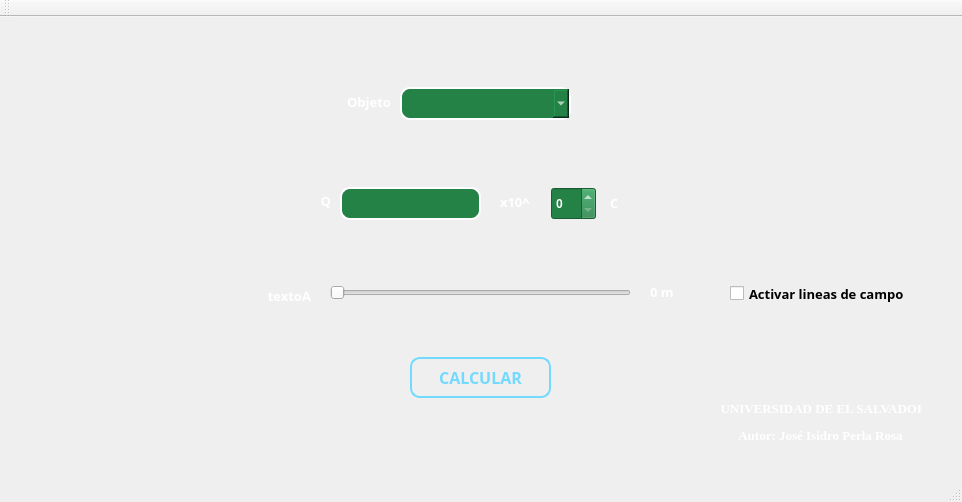
<?xml version="1.0" encoding="UTF-8"?>
<ui version="4.0">
 <class>MainWindow</class>
 <widget class="QMainWindow" name="MainWindow">
  <property name="geometry">
   <rect>
    <x>0</x>
    <y>0</y>
    <width>962</width>
    <height>502</height>
   </rect>
  </property>
  <property name="minimumSize">
   <size>
    <width>962</width>
    <height>502</height>
   </size>
  </property>
  <property name="maximumSize">
   <size>
    <width>962</width>
    <height>502</height>
   </size>
  </property>
  <property name="windowTitle">
   <string>SIMULACIÓN CAMPOS ELÉCTRICOS</string>
  </property>
  <widget class="QWidget" name="centralWidget">
   <widget class="QLabel" name="label_dato">
    <property name="geometry">
     <rect>
      <x>300</x>
      <y>174</y>
      <width>31</width>
      <height>21</height>
     </rect>
    </property>
    <property name="font">
     <font>
      <family>Segoe Script</family>
      <pointsize>10</pointsize>
      <weight>75</weight>
      <bold>true</bold>
     </font>
    </property>
    <property name="styleSheet">
     <string notr="true">color: rgb(255, 255, 255);
font-weight: bold;</string>
    </property>
    <property name="text">
     <string>&lt;html&gt;&lt;head/&gt;&lt;body&gt;&lt;p align=&quot;right&quot;&gt;&lt;span style=&quot; font-weight:600; color:#ffffff;&quot;&gt;Q&lt;/span&gt;&lt;/p&gt;&lt;/body&gt;&lt;/html&gt;</string>
    </property>
   </widget>
   <widget class="QSpinBox" name="sB_valor">
    <property name="geometry">
     <rect>
      <x>551</x>
      <y>170</y>
      <width>45</width>
      <height>33</height>
     </rect>
    </property>
    <property name="toolTip">
     <string/>
    </property>
    <property name="styleSheet">
     <string notr="true">background-color: rgb(36, 130, 71);
color: rgb(255, 255, 255);
border-color: rgb(255, 255, 255);
font-weight: bold;</string>
    </property>
    <property name="readOnly">
     <bool>false</bool>
    </property>
   </widget>
   <widget class="QSlider" name="sliderRadio">
    <property name="geometry">
     <rect>
      <x>330</x>
      <y>266</y>
      <width>301</width>
      <height>20</height>
     </rect>
    </property>
    <property name="toolTip">
     <string>Seleccionar tamaño del radio</string>
    </property>
    <property name="orientation">
     <enum>Qt::Horizontal</enum>
    </property>
   </widget>
   <widget class="QLabel" name="lb_valorRadio">
    <property name="geometry">
     <rect>
      <x>650</x>
      <y>265</y>
      <width>41</width>
      <height>21</height>
     </rect>
    </property>
    <property name="font">
     <font>
      <family>Segoe Script</family>
      <pointsize>10</pointsize>
      <weight>75</weight>
      <bold>true</bold>
     </font>
    </property>
    <property name="styleSheet">
     <string notr="true">color: rgb(255, 255, 255);
font-weight: bold;</string>
    </property>
    <property name="text">
     <string>&lt;html&gt;&lt;head/&gt;&lt;body&gt;&lt;p&gt;&lt;span style=&quot; font-weight:600; color:#ffffff;&quot;&gt;0 m&lt;/span&gt;&lt;/p&gt;&lt;/body&gt;&lt;/html&gt;</string>
    </property>
   </widget>
   <widget class="QLabel" name="label_4">
    <property name="geometry">
     <rect>
      <x>340</x>
      <y>70</y>
      <width>51</width>
      <height>31</height>
     </rect>
    </property>
    <property name="font">
     <font>
      <family>Segoe Script</family>
      <pointsize>10</pointsize>
     </font>
    </property>
    <property name="text">
     <string>&lt;html&gt;&lt;head/&gt;&lt;body&gt;&lt;p align=&quot;right&quot;&gt;&lt;span style=&quot; font-weight:600; color:#ffffff;&quot;&gt;Objeto&lt;/span&gt;&lt;/p&gt;&lt;/body&gt;&lt;/html&gt;</string>
    </property>
   </widget>
   <widget class="QLabel" name="label_unidadesDato">
    <property name="geometry">
     <rect>
      <x>610</x>
      <y>176</y>
      <width>41</width>
      <height>20</height>
     </rect>
    </property>
    <property name="font">
     <font>
      <family>Segoe Script</family>
      <pointsize>10</pointsize>
      <weight>75</weight>
      <bold>true</bold>
     </font>
    </property>
    <property name="styleSheet">
     <string notr="true">color: rgb(255, 255, 255);
font-weight: bold;</string>
    </property>
    <property name="text">
     <string>&lt;html&gt;&lt;head/&gt;&lt;body&gt;&lt;p&gt;&lt;span style=&quot; font-weight:600; color:#ffffff;&quot;&gt;C&lt;/span&gt;&lt;/p&gt;&lt;/body&gt;&lt;/html&gt;</string>
    </property>
   </widget>
   <widget class="QLabel" name="lb_radioA">
    <property name="geometry">
     <rect>
      <x>160</x>
      <y>270</y>
      <width>151</width>
      <height>16</height>
     </rect>
    </property>
    <property name="maximumSize">
     <size>
      <width>16777215</width>
      <height>16777215</height>
     </size>
    </property>
    <property name="font">
     <font>
      <family>Segoe Script</family>
      <pointsize>10</pointsize>
      <weight>75</weight>
      <bold>true</bold>
     </font>
    </property>
    <property name="styleSheet">
     <string notr="true">color: rgb(255, 255, 255);
font-weight: bold;</string>
    </property>
    <property name="text">
     <string>&lt;html&gt;&lt;head/&gt;&lt;body&gt;&lt;p align=&quot;right&quot;&gt;&lt;span style=&quot; font-weight:600; color:#ffffff;&quot;&gt;textoA&lt;/span&gt;&lt;/p&gt;&lt;/body&gt;&lt;/html&gt;</string>
    </property>
   </widget>
   <widget class="QPushButton" name="pushButton">
    <property name="geometry">
     <rect>
      <x>410</x>
      <y>340</y>
      <width>141</width>
      <height>41</height>
     </rect>
    </property>
    <property name="font">
     <font>
      <family>Segoe Script</family>
      <pointsize>12</pointsize>
      <weight>75</weight>
      <bold>true</bold>
     </font>
    </property>
    <property name="toolTip">
     <string>Botón calcular</string>
    </property>
    <property name="styleSheet">
     <string notr="true">border-color: rgb(114, 218, 255);
border: 1px solid rgb(114, 218, 255);
border-width: 2px;
color: rgb(114, 218, 255);
border-radius: 10px;
font-weight: bold;</string>
    </property>
    <property name="text">
     <string>CALCULAR</string>
    </property>
   </widget>
   <widget class="QComboBox" name="cb_objetos">
    <property name="geometry">
     <rect>
      <x>400</x>
      <y>70</y>
      <width>171</width>
      <height>33</height>
     </rect>
    </property>
    <property name="font">
     <font>
      <family>Segoe Script</family>
      <pointsize>10</pointsize>
      <weight>75</weight>
      <bold>true</bold>
     </font>
    </property>
    <property name="toolTip">
     <string>Seleccione un objeto</string>
    </property>
    <property name="styleSheet">
     <string notr="true">border-color: rgb(255, 255, 255);
border: 1px solid rgb(255, 255, 255);
background-color: rgb(36, 130, 71);
border-width: 2px;
color: rgb(255, 255, 255);
border-radius: 10px;
font-weight: bold;</string>
    </property>
   </widget>
   <widget class="QLineEdit" name="txt_valorQ">
    <property name="geometry">
     <rect>
      <x>340</x>
      <y>170</y>
      <width>141</width>
      <height>33</height>
     </rect>
    </property>
    <property name="toolTip">
     <string>&lt;html&gt;&lt;head/&gt;&lt;body&gt;&lt;p&gt;Ingresar valor&lt;/p&gt;&lt;/body&gt;&lt;/html&gt;</string>
    </property>
    <property name="styleSheet">
     <string notr="true">border-color: rgb(255, 255, 255);
border: 1px solid rgb(255, 255, 255);
background-color: rgb(36, 130, 71);
border-width: 2px;
color: rgb(255, 255, 255);
border-radius: 10px;</string>
    </property>
   </widget>
   <widget class="QLabel" name="label">
    <property name="geometry">
     <rect>
      <x>500</x>
      <y>175</y>
      <width>35</width>
      <height>21</height>
     </rect>
    </property>
    <property name="font">
     <font>
      <family>Segoe Script</family>
      <pointsize>10</pointsize>
     </font>
    </property>
    <property name="text">
     <string>&lt;html&gt;&lt;head/&gt;&lt;body&gt;&lt;p&gt;&lt;span style=&quot; font-weight:600; color:#ffffff;&quot;&gt;x10^&lt;/span&gt;&lt;/p&gt;&lt;/body&gt;&lt;/html&gt;</string>
    </property>
   </widget>
   <widget class="QCheckBox" name="cB_lineas">
    <property name="geometry">
     <rect>
      <x>730</x>
      <y>266</y>
      <width>191</width>
      <height>21</height>
     </rect>
    </property>
    <property name="font">
     <font>
      <family>Segoe Script</family>
      <pointsize>10</pointsize>
      <weight>75</weight>
      <bold>true</bold>
     </font>
    </property>
    <property name="toolTip">
     <string>Cheque la casilla para ativar las lineas de campo</string>
    </property>
    <property name="styleSheet">
     <string notr="true">font-weight: bold;</string>
    </property>
    <property name="text">
     <string>Activar lineas de campo</string>
    </property>
   </widget>
   <widget class="QLabel" name="label_2">
    <property name="geometry">
     <rect>
      <x>720</x>
      <y>380</y>
      <width>201</width>
      <height>51</height>
     </rect>
    </property>
    <property name="font">
     <font>
      <family>Times New Roman</family>
      <pointsize>10</pointsize>
      <weight>75</weight>
      <bold>true</bold>
     </font>
    </property>
    <property name="text">
     <string>&lt;html&gt;&lt;head/&gt;&lt;body&gt;&lt;p align=&quot;center&quot;&gt;&lt;span style=&quot; font-weight:600; color:#ffffff;&quot;&gt;UNIVERSIDAD DE EL SALVADOR&lt;/span&gt;&lt;/p&gt;&lt;p align=&quot;center&quot;&gt;&lt;span style=&quot; font-weight:600; color:#ffffff;&quot;&gt;Autor: José Isidro Perla Rosa&lt;/span&gt;&lt;/p&gt;&lt;/body&gt;&lt;/html&gt;</string>
    </property>
   </widget>
  </widget>
  <widget class="QMenuBar" name="menuBar">
   <property name="geometry">
    <rect>
     <x>0</x>
     <y>0</y>
     <width>962</width>
     <height>21</height>
    </rect>
   </property>
  </widget>
  <widget class="QToolBar" name="mainToolBar">
   <attribute name="toolBarArea">
    <enum>TopToolBarArea</enum>
   </attribute>
   <attribute name="toolBarBreak">
    <bool>false</bool>
   </attribute>
  </widget>
  <widget class="QStatusBar" name="statusBar"/>
 </widget>
 <layoutdefault spacing="6" margin="11"/>
 <resources/>
 <connections/>
</ui>
